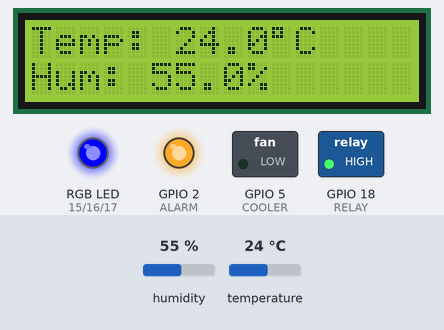
The sketch below on a simulated ESP32. Shown: 16×2 character LCD, switched loads named in the sketch (green lamp = pin HIGH), an RGB LED mixed from three pins (HIGH = lit), output pins drawn as LEDs (lit = HIGH). Inputs (shaded band) come from the test bench; at power-on: temperature 24 °C, humidity 55 %.

Above: at 6.2 s.
6.3 s: temperature set to 26 °C
At 7.9 s:
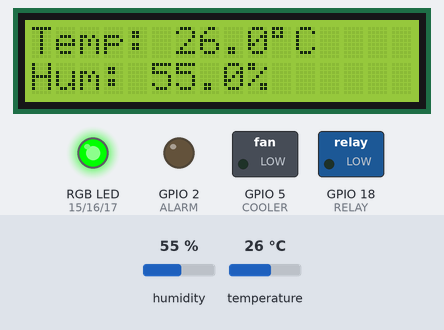
12.3 s: temperature set to 29 °C
At 14.1 s:
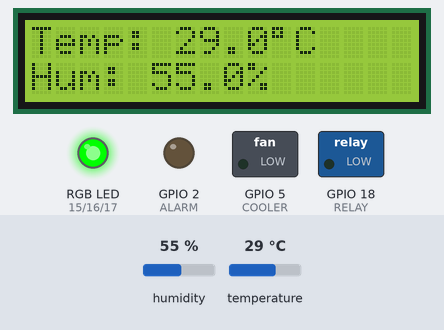
16.8 s: temperature set to 32 °C
At 18.2 s:
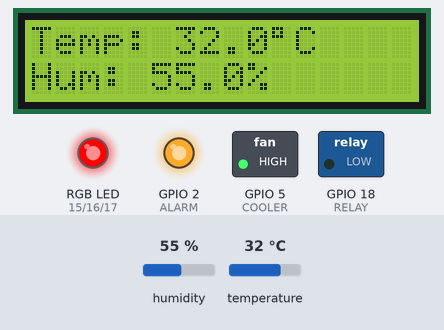
22.8 s: humidity set to 22 %
At 24.5 s:
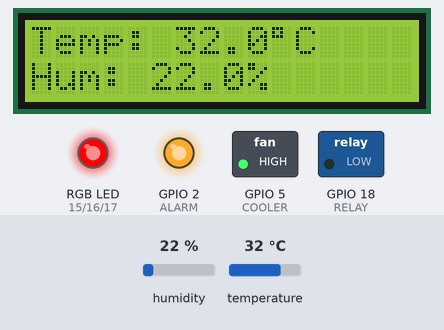
Timing chart, 0 to 26.0 s (numbered marks = the images above; inputs shaded):
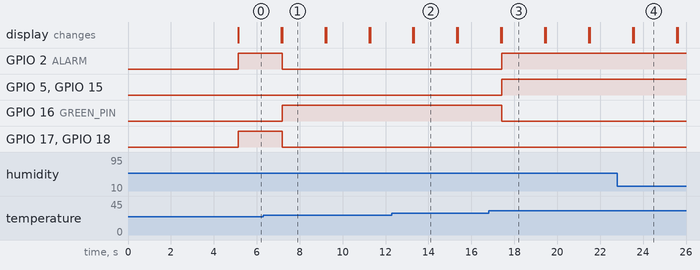

Measured:
- the behaviour switches between 24 and 25 °C on temperature (found by bisection; images 0 and 1)
- the behaviour switches between 30 and 31 °C on temperature (found by bisection; images 2 and 3)
- after the input at 6.3 s, GPIO 2 (ALARM), GPIO 17 (BLUE_PIN), GPIO 18 (RELAY): HIGH → LOW after 0.88 s; GPIO 16 (GREEN_PIN): LOW → HIGH after 0.88 s; the display: first differs from a run without the input after 0.88 s (image 1)
- after the input at 12.3 s, the display: first differs from a run without the input after 1.0 s (image 2)
- after the input at 16.8 s, GPIO 2 (ALARM), GPIO 5 (COOLER), GPIO 15 (RED_PIN): LOW → HIGH after 0.62 s; GPIO 16 (GREEN_PIN): HIGH → LOW after 0.62 s; the display: first differs from a run without the input after 0.62 s (image 3)
- after the input at 22.8 s, the display: first differs from a run without the input after 0.76 s (image 4)
- what the display in image 1 shows lasts 2.0 s, from 7.2 s to 9.2 s

The sketch:

automated-climatization-system.ino
```cpp
#include "alarm.h"
#include "cooler.h"
#include "relay.h"
#include "rgb.h"
#include "dht11.h"
#include "lcd.h"

#define LOW_TEMPERATURE 25
#define HIGH_TEMPERATURE 30
#define TWO_SECONDS 2000
#define FIVE_SECONDS 5000

float hum;
float temp;

void setup() {
  /* Initialization */
  dht11Init();
  relayInit();
  alarmInit();
  coolerInit();
  lcdInit();
  rgbInit();

  lcdInitWrite();
  delay(FIVE_SECONDS);
  lcdClear();
}

void loop() {
  /* 1 - Read temperature and humidity */
  readTemperatureAndHumidity(&hum, &temp);
  /* 2 - Check if the temperature and humidity values are valid */
  if(isTemperatureValid(temp) || isHumidityValid(hum)) {
    lcdSensorFaulttWrite();
    /* Restart the loop function */
    return;
  }
  /* 3 - Show the values to the lcd screen */
  lcdTemperatureWrite(temp);
  lcdHumidityWrite(hum);
  /* 4 - Temperature logic */
  if (temp < LOW_TEMPERATURE) {
    /* Set the color of the RGB to BLUE */
    rgbSetColor(BLUE, ON);
    rgbSetColor(GREEN, OFF);
    rgbSetColor(RED, OFF);
    /* Turn the relay on */
    relayOn();
    /* Turn the alarm on */
    alarmOn();
    /* Turn the cooler off */
    coolerOff();
  } else if (temp >= LOW_TEMPERATURE && temp <= HIGH_TEMPERATURE) {
    /* Set the color of the RGB to GREEN */
    rgbSetColor(BLUE, OFF);
    rgbSetColor(GREEN, ON);
    rgbSetColor(RED, OFF);
    /* Turn the relay off */
    relayOff();
    /* Turn the alarm off */
    alarmOff();
    /* Turn the cooler off */
    coolerOff();
  } else {
    /* Set the color of the RGB to RED */
    rgbSetColor(BLUE, OFF);
    rgbSetColor(GREEN, OFF);
    rgbSetColor(RED, ON);
    /* Turn the relay off */
    relayOff();
    /* Turn the alarm on */
    alarmOn();
    /* Turn the cooler on */
    coolerOn();
  }

  delay(TWO_SECONDS);
  lcdClear();
}
```

alarm.cpp
```cpp
#include "alarm.h"

void alarmInit() {
    pinMode(ALARM, OUTPUT);
}

void alarmOn() {
    digitalWrite(ALARM, HIGH);
}

void alarmOff() {
    digitalWrite(ALARM, LOW);
}
```

alarm.h
```cpp
#ifndef ALARM_H
#define ALARM_H

#include <Arduino.h>

#define ALARM 2

void alarmInit();
void alarmOn();
void alarmOff();

#endif
```

cooler.cpp
```cpp
#include "cooler.h"

void coolerInit() {
    pinMode(COOLER, OUTPUT);
}

void coolerOn() {
    digitalWrite(COOLER, HIGH);
}

void coolerOff() {
    digitalWrite(COOLER, LOW);
}
```

cooler.h
```cpp
#ifndef COOLER_H
#define COOLER_H

#include <Arduino.h>

#define COOLER 5

void coolerInit();
void coolerOn();
void coolerOff();

#endif
```

dht11.cpp
```cpp
#include "dht11.h"

DHT dht(DHTPIN, DHTTYPE);

void dht11Init() {
    dht.begin();
}

void readTemperatureAndHumidity(float* humidity, float* temperature) {
    *humidity = dht.readHumidity();
    *temperature = dht.readTemperature();
}

bool isTemperatureValid(float temperature) {
    return isnan(temperature);
}

bool isHumidityValid(float humidity) {
    return isnan(humidity);
}
```

dht11.h
```cpp
#ifndef DHT11_H
#define DHT11_H

#include <Arduino.h>
#include "DHT.h"

#define DHTPIN 4
#define DHTTYPE DHT11

void dht11Init();
void readTemperatureAndHumidity(float* humidity, float* temperature);
bool isTemperatureValid(float temperature);
bool isHumidityValid(float humidity);

#endif
```

relay.cpp
```cpp
#include "relay.h"

void relayInit() {
    pinMode(RELAY, OUTPUT);
}

void relayOn() {
    digitalWrite(RELAY, HIGH);
}

void relayOff() {
    digitalWrite(RELAY, LOW);
}
```

relay.h
```cpp
#ifndef RELAY_H
#define RELAY_H

#include <Arduino.h>

#define RELAY 18

void relayInit();
void relayOn();
void relayOff();

#endif
```

rgb.cpp
```cpp
#include "rgb.h"

void rgbInit() {
    pinMode(RED_PIN, OUTPUT);
    pinMode(GREEN_PIN, OUTPUT);
    pinMode(BLUE_PIN, OUTPUT);
}

void rgbSetColor(RGB_COLOR color, RGB_STATE state) {
    if (color == RED) {
        if (state == ON) {
            digitalWrite(RED_PIN, HIGH);
        } else {
            digitalWrite(RED_PIN, LOW);
        }
    } else if (color == GREEN) {
        if (state == ON) {
            digitalWrite(GREEN_PIN, HIGH);
        } else {
            digitalWrite(GREEN_PIN, LOW);
        }
    } else {
        if (state == ON) {
            digitalWrite(BLUE_PIN, HIGH);
        } else {
            digitalWrite(BLUE_PIN, LOW);
        }
    }
}
```

rgb.h
```cpp
#ifndef RGB_H
#define RGB_H

#include <Arduino.h>

#define RED_PIN   15
#define GREEN_PIN 16
#define BLUE_PIN  17

enum RGB_COLOR {RED = 0, GREEN = 1, BLUE = 2};
enum RGB_STATE {OFF = 0, ON = 1};

void rgbInit();
void rgbSetColor(RGB_COLOR color, RGB_STATE state);

#endif
```

lcd.cpp
```cpp
#include "lcd.h"

LiquidCrystal_I2C lcd(0x27, 16, 2);

void lcdInit() {
    Wire.begin(21, 22);
    lcd.begin();
    lcd.backlight();
}

void lcdClear() {
    lcd.clear();
}

void lcdInitWrite() {
    lcdClear();
    lcd.setCursor(1, 0);
    lcd.print("Climatization");
    lcd.setCursor(5, 1);
    lcd.print("System");
}

void lcdTemperatureWrite(float temperature) {
    lcd.setCursor(0, 0);
    lcd.print("Temp: ");
    lcd.print(temperature, 1);
    lcd.print((char)223);
    lcd.print("C");
}

void lcdHumidityWrite(float humidity) {
    lcd.setCursor(0, 1);
    lcd.print("Hum: ");
    lcd.print(humidity, 1);
    lcd.print("%");
}

void lcdSensorFaulttWrite() {
    lcdClear();
    lcd.setCursor(0, 0);
    lcd.print("Sensor Error!");
}
```

lcd.h
```cpp
#ifndef LCD_DISPLAY_H
#define LCD_DISPLAY_H

#include <Wire.h>
#include <LiquidCrystal_I2C.h>

#define I2C_SDA_PIN 21
#define I2C_SCL_PIN 22

void lcdInit();
void lcdClear();
void lcdInitWrite();
void lcdSensorFaulttWrite();
void lcdTemperatureWrite(float temperature);
void lcdHumidityWrite(float humidity);

#endif
```
